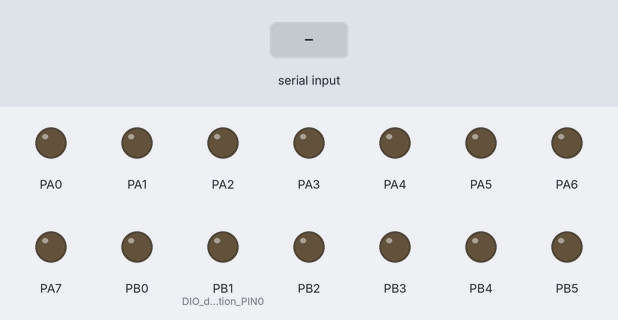
Recording of a program running on a simulated ATmega32, built with avr-gcc and emulated at 8 MHz. Shown: output pins drawn as LEDs (lit = HIGH). Inputs (shaded band) come from the test bench.

Above: at 1.2 s.
1.3 s: "1" received over Serial
At 2.5 s:
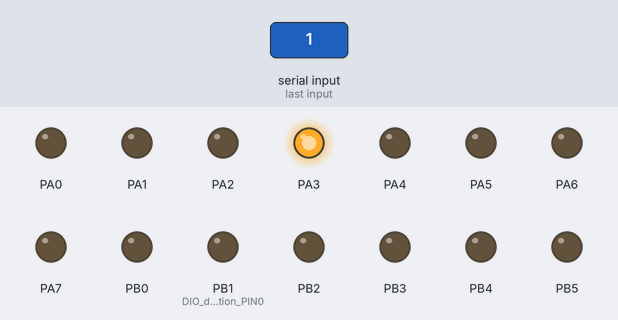
2.8 s: "0" received over Serial
At 3.9 s:
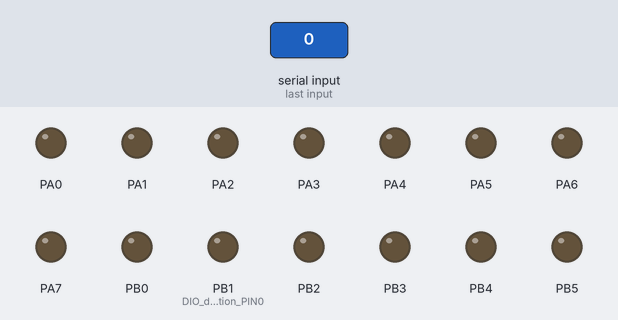
Timing chart, 0 to 5.8 s (numbered marks = the images above; inputs shaded):
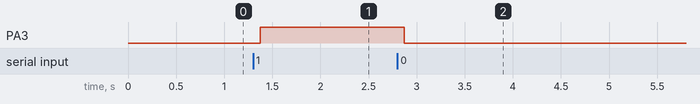

Measured:
- after the input at 1.3 s, PA3: LOW → HIGH after 0.07 s
- after the input at 2.8 s, PA3: HIGH → LOW after 0.07 s

The program:

main.c
```c
/*
 * main.c
 *
 *  Created on: Jul 6, 2020
 *      Author: a-m-m
 */
#include "STD_TYPES.h"
#include "BIT_MATHS.h"
#include "DIO_conf.h"
#include "DIO_int.h"
#include "avr/delay.h"
#include "USART_INT.h"
#include "DIO_PRIV.h"
#include "ADC.h"

#define F_CPU 8000000


void main() {

	DIO_INIT();

	USART_Init(51);

	//sending part
/*
	for (int i = 0; i < 8; ++i) {
		DIO_SET_PULLUP(i);
	}
	while(1){
		u8 data_SENDINIG = PINA;

		USART_Transmit(data_SENDINIG);
		_delay_ms(200);

	}*/


	 //receiving part
	while (1) {

		 u8 dat;
		 dat= USART_Receive();
		 u8 pin_number=((dat&0xf0)>>4);
		 u8 pin_value=(dat&1);
		 DIO_SET_PIN_value(pin_number,pin_value);

		_delay_ms(200);

	}


}
```

ADC.c
```c
/*
 * ADC.c
 *
 *  Created on: Mar 20, 2020
 *      Author: abdullah
 */

#include "STD_TYPES.h"
#include "BIT_MATHS.h"
#include "ADC.h"
#include "util/delay.h"
#include "avr/interrupt.h"

/*
ISR(ADC_vect)

{
	A;
}
*/

void ADC_INIT(ADC_PRESCALER cpy_adcPRE,ADC_V_REF cpy_V_ref)
{
	//set V referance for conviersion
	SET_BIT(ADCSRA,ADEN);
	SET_BIT(ADCSRA,ADIE);
	if(cpy_V_ref==ADC_AREF)
	{
		CLR_BIT(ADMUX,REFS0);
		CLR_BIT(ADMUX,REFS1);

	}
	else if(cpy_V_ref==ADC_AVCC)
	{
		CLR_BIT(ADMUX,REFS0);
		SET_BIT(ADMUX,REFS1);
	}
	else if(cpy_V_ref==ADC_Internal)
	{
			SET_BIT(ADMUX,REFS0);
			SET_BIT(ADMUX,REFS1);
	}
	/*
	//set adc pin
	if(cpy_input==ADC_ADC0)
	{
		CLR_BIT(ADMUX,MUX0);
		CLR_BIT(ADMUX,MUX1);
		CLR_BIT(ADMUX,MUX2);
		CLR_BIT(ADMUX,MUX3);
		CLR_BIT(ADMUX,MUX4);
	}
	else if(cpy_input==ADC_ADC1)
	{
		SET_BIT(ADMUX,MUX0);
		CLR_BIT(ADMUX,MUX1);
		CLR_BIT(ADMUX,MUX2);
		CLR_BIT(ADMUX,MUX3);
		CLR_BIT(ADMUX,MUX4);
	}
	else if(cpy_input==ADC_ADC2)
		{
			CLR_BIT(ADMUX,MUX0);
			SET_BIT(ADMUX,MUX1);
			CLR_BIT(ADMUX,MUX2);
			CLR_BIT(ADMUX,MUX3);
			CLR_BIT(ADMUX,MUX4);
		}
	else if(cpy_input==ADC_ADC3)
		{
			SET_BIT(ADMUX,MUX0);
			SET_BIT(ADMUX,MUX1);
			CLR_BIT(ADMUX,MUX2);
			CLR_BIT(ADMUX,MUX3);
			CLR_BIT(ADMUX,MUX4);
		}
	else if(cpy_input==ADC_ADC4)
		{
			CLR_BIT(ADMUX,MUX0);
			CLR_BIT(ADMUX,MUX1);
			SET_BIT(ADMUX,MUX2);
			CLR_BIT(ADMUX,MUX3);
			CLR_BIT(ADMUX,MUX4);
		}
	else if(cpy_input==ADC_ADC5)
		{
			SET_BIT(ADMUX,MUX0);
			CLR_BIT(ADMUX,MUX1);
			SET_BIT(ADMUX,MUX2);
			CLR_BIT(ADMUX,MUX3);
			CLR_BIT(ADMUX,MUX4);
		}
	else if(cpy_input==ADC_ADC6)
		{
			CLR_BIT(ADMUX,MUX0);
			SET_BIT(ADMUX,MUX1);
			SET_BIT(ADMUX,MUX2);
			CLR_BIT(ADMUX,MUX3);
			CLR_BIT(ADMUX,MUX4);
		}
	else if(cpy_input==ADC_ADC7)
		{
			SET_BIT(ADMUX,MUX0);
			SET_BIT(ADMUX,MUX1);
			SET_BIT(ADMUX,MUX2);
			CLR_BIT(ADMUX,MUX3);
			CLR_BIT(ADMUX,MUX4);
		}
		*/

	if (cpy_adcPRE==ADC_prescaler2)
	{
		CLR_BIT(ADCSRA,ADPS0);
		CLR_BIT(ADCSRA,ADPS1);
		CLR_BIT(ADCSRA,ADPS2);

	}
	else if (cpy_adcPRE==ADC_prescaler4)
	{
		CLR_BIT(ADCSRA,ADPS0);
		SET_BIT(ADCSRA,ADPS1);
		CLR_BIT(ADCSRA,ADPS2);
	}
	else if (cpy_adcPRE==ADC_prescaler8)
	{
			SET_BIT(ADCSRA,ADPS0);
			SET_BIT(ADCSRA,ADPS1);
			CLR_BIT(ADCSRA,ADPS2);
	}
	else if (cpy_adcPRE==ADC_prescaler16)
		{
			CLR_BIT(ADCSRA,ADPS0);
			CLR_BIT(ADCSRA,ADPS1);
			SET_BIT(ADCSRA,ADPS2);
		}
	else if (cpy_adcPRE==ADC_prescaler32)
		{
			SET_BIT(ADCSRA,ADPS0);
			CLR_BIT(ADCSRA,ADPS1);
			SET_BIT(ADCSRA,ADPS2);
		}
	else if (cpy_adcPRE==ADC_prescaler64)
		{
			CLR_BIT(ADCSRA,ADPS0);
			SET_BIT(ADCSRA,ADPS1);
			SET_BIT(ADCSRA,ADPS2);
		}
	else if (cpy_adcPRE==ADC_prescaler128)
		{
			SET_BIT(ADCSRA,ADPS0);
			SET_BIT(ADCSRA,ADPS1);
			SET_BIT(ADCSRA,ADPS2);
		}

}


u16 ADC_AnalogRead(ADC_inPIN_single cpy_input)
{

	u16 temp_an=0;
	u8  state_9bit=9 ,state_8bit=8 ;
	u8  ADLAR_RIGHT = 0;
	u8	ADLAR_LEFT =1;

	SET_BIT(ADCSRA,ADEN);
	//set adc pin
		if(cpy_input==ADC_ADC0)
		{
			CLR_BIT(ADMUX,MUX0);
			CLR_BIT(ADMUX,MUX1);
			CLR_BIT(ADMUX,MUX2);
			CLR_BIT(ADMUX,MUX3);
			CLR_BIT(ADMUX,MUX4);
		}
		else if(cpy_input==ADC_ADC1)
		{
			SET_BIT(ADMUX,MUX0);
			CLR_BIT(ADMUX,MUX1);
			CLR_BIT(ADMUX,MUX2);
			CLR_BIT(ADMUX,MUX3);
			CLR_BIT(ADMUX,MUX4);
		}
		else if(cpy_input==ADC_ADC2)
			{
				CLR_BIT(ADMUX,MUX0);
				SET_BIT(ADMUX,MUX1);
				CLR_BIT(ADMUX,MUX2);
				CLR_BIT(ADMUX,MUX3);
				CLR_BIT(ADMUX,MUX4);
			}
		else if(cpy_input==ADC_ADC3)
			{
				SET_BIT(ADMUX,MUX0);
				SET_BIT(ADMUX,MUX1);
				CLR_BIT(ADMUX,MUX2);
				CLR_BIT(ADMUX,MUX3);
				CLR_BIT(ADMUX,MUX4);
			}
		else if(cpy_input==ADC_ADC4)
			{
				CLR_BIT(ADMUX,MUX0);
				CLR_BIT(ADMUX,MUX1);
				SET_BIT(ADMUX,MUX2);
				CLR_BIT(ADMUX,MUX3);
				CLR_BIT(ADMUX,MUX4);
			}
		else if(cpy_input==ADC_ADC5)
			{
				SET_BIT(ADMUX,MUX0);
				CLR_BIT(ADMUX,MUX1);
				SET_BIT(ADMUX,MUX2);
				CLR_BIT(ADMUX,MUX3);
				CLR_BIT(ADMUX,MUX4);
			}
		else if(cpy_input==ADC_ADC6)
			{
				CLR_BIT(ADMUX,MUX0);
				SET_BIT(ADMUX,MUX1);
				SET_BIT(ADMUX,MUX2);
				CLR_BIT(ADMUX,MUX3);
				CLR_BIT(ADMUX,MUX4);
			}
		else if(cpy_input==ADC_ADC7)
			{
				SET_BIT(ADMUX,MUX0);
				SET_BIT(ADMUX,MUX1);
				SET_BIT(ADMUX,MUX2);
				CLR_BIT(ADMUX,MUX3);
				CLR_BIT(ADMUX,MUX4);
			}


		SET_BIT(ADCSRA,ADSC);

		while(GET_BIT(ADCSRA,ADSC)==1)
		{

		}
		if((GET_BIT(ADMUX,ADLAR))==ADLAR_RIGHT)
		{
			temp_an=ADCL|(ADCH<<8);

		}

		else if((GET_BIT(ADMUX,ADLAR)==ADLAR_LEFT))
		{
			temp_an=(ADCL1<<1)|(ADCL0)|(ADCH<<2);
		}

		// temp_an=ADCL|(GET_BIT(ADCH,ADCH0)<<state_8bit)|(GET_BIT(ADCH,ADCH1)<<state_9bit);
		//CLR_BIT(ADCSRA,ADEN);

		return temp_an;

}

void ADC_OFF()
{
	CLR_BIT(ADCSRA,ADEN);
}
```

ADC.h
```c
/*
 * ADC.h
 *
 *  Created on: Mar 20, 2020
 *      Author: abdullah rajab
 */

#ifndef ADC_H_
#define ADC_H_

#include "STD_TYPES.h"
#include "BIT_MATHS.h"

#define ADMUX 	*(volatile u8 *)(0x27)
#define ADCSRA 	*(volatile u8 *)(0x26)
#define ADCL 	*(volatile u8 *)(0x24)
#define ADCH 	*(volatile u8 *)(0x25)
#define SFIOR 	*(volatile u8 *)(0x50)

//AMUX BITS------------------
//Analog Channel and Gain Selection Bits
#define MUX0  0
#define MUX1  1
#define MUX2  2
#define MUX3  3
#define MUX4  4
//ADC Left Adjust Result
#define ADLAR 5
//Reference Selection Bits
#define REFS0 6
#define REFS1 7


//Register A   ADCSRA BITS
//ADC Prescaler Select Bits
 #define ADPS0	0
 #define ADPS1	1
 #define ADPS2	2
//ADC Interrupt Enable
 #define ADIE   3
//ADC Interrupt Flag
 #define ADIF	4
//ADC Auto Trigger Enable
 #define ADATE  5
//ADC Start Conversion
 #define ADSC   6
//ADC Enable
 #define ADEN   7


//ADCH BITS
#define ADCH0	0
#define ADCH1	1
#define ADCH2	2
#define ADCH3	3
#define ADCH4	4
#define ADCH5	5
#define ADCH6	6
#define ADCH7	7

//ADCL BITS
#define ADCL0	0
#define ADCL1	1
#define ADCL2	2
#define ADCL3	3
#define ADCL4	4
#define ADCL5	5
#define ADCL6	6
#define ADCL7	7


//SFIOR BITS
#define ADTS0   5
#define ADTS1	6
#define ADTS2	7

typedef enum
{
	ADC_AREF,
	ADC_AVCC,
	ADC_Internal
	}ADC_V_REF;

	typedef enum
	{
		ADC_ADC0,
		ADC_ADC1,
		ADC_ADC2,
		ADC_ADC3,
		ADC_ADC4,
		ADC_ADC5,
		ADC_ADC6,
		ADC_ADC7,
		}ADC_inPIN_single;


typedef enum
{
	ADC_prescaler2,
	ADC_prescaler4,
	ADC_prescaler8,
	ADC_prescaler16,
	ADC_prescaler32,
	ADC_prescaler64,
	ADC_prescaler128,
}ADC_PRESCALER;

typedef enum
{
	ADC_Free_run,
	ADC_Analog_comprator,
	ADC_EXT_Interrupt,
	ADC_Timer0_compare,
	ADC_Timer0_OVF,
	ADC_Timer_compareB,
	ADC_Timer1_OVF,
	ADC_Timer1_captureEVE
}ADC_Auto_Trigger_mode;

void ADC_INIT(ADC_PRESCALER cpy_adcPRE,ADC_V_REF cpy_V_ref);

u16 ADC_AnalogRead(ADC_inPIN_single cpy_input);

void ADC_Auto_Trigger();

void ADC_OFF();

#endif /* ADC_H_ */
```

USART_INT.h
```c
/*
 * USART_INT.h
 *
 *  Created on: Jul 16, 2020
 *      Author: a-m-m abdullah ragab
 */

#ifndef USART_INT_H_
#define USART_INT_H_

void USART_Init( unsigned int baud );

void USART_Transmit( unsigned char data );

unsigned char USART_Receive( void );


#endif /* USART_INT_H_ */
```

USART_PRIV.h
```c
/*
 * USART_PRIV.h
 *
 *  Created on: Jul 16, 2020
 *      Author: a-m-m abdullah ragab
 */

#ifndef USART_PRIV_H_
#define USART_PRIV_H_

#define URSEL 15
//#define URSEL 7

//UCSRC
//#define URSEL 7
#define UMSEL   6
#define	UPM1	5
#define UPM0	4
#define USBS	3
#define UCSZ1	2
#define UCSZ0	1
#define UCPOL	0


//UCSRB
#define RXCIE 7
#define TXCIE   6
#define	UDRIE	5
#define RXEN	4
#define TXEN	3
#define UCSZ2	2
#define RXB8	1
#define TXB8	0


//UCSRA
#define RXC 7
#define TXC   6
#define	UDRE	5
#define FE	4
#define DOR	3
#define PE	2
#define U2X	1
#define MPCM	0

#define UBRRH *(volatile u8*)(0x40)
#define UCSRC *(volatile u8*)(0x40)

#define UBRRL *(volatile u8*)(0x29)

#define UCSRB *(volatile u8*)(0x2A)

#define UCSRA *(volatile u8*)(0x2B)

#define UDR *(volatile u8*)(0x2C)

//#define UCSRB *(volatile u8*)(0x2A)

//#define UCSRB *(volatile u8*)(0x2A)

//#define UCSRB *(volatile u8*)(0x2A)


#endif /* USART_PRIV_H_ */
```

USART_PROG.c
```c
/*
 * USART_PROG.c
 *
 *  Created on: Jul 16, 2020
 *      Author: a-m-m abdullah ragab
 */
#include  "STD_TYPES.h"
#include  "BIT_MATHS.h"
#include "USART_INT.h"

#include 	"USART_PRIV.h"

void USART_Init(unsigned int baud) {
	/* Set baud rate */
	UBRRH = (u8) (baud >> 8);
	UBRRL = (u8) baud;
	/* Enable receiver and transmitter */
	UCSRB = (1 << RXEN) | (1 << TXEN);
	/* Set frame format: 8data, 2stop bit */
	UCSRC = (1 << URSEL) | (1 << USBS) | (3 << UCSZ0);
}


void USART_Transmit( unsigned char data )
{
/* Wait for empty transmit buffer */
while ( !( UCSRA & (1<<UDRE)) )
;
/* Put data into buffer, sends the data */
UDR = data;
}

unsigned char USART_Receive( void )
{
/* Wait for data to be received */
while ( !(UCSRA & (1<<RXC)) )
;
/* Get and return received data from buffer */
return UDR;
}
```

BIT_MATHS.h
```c
#ifndef BIT_MATH
	#define BIT_MATH
		#define SET_BIT(BYTE,Bit_NO) (BYTE) |= (1<<(Bit_NO))
		#define CLR_BIT(BYTE,Bit_NO) (BYTE) &= ~(1<<(Bit_NO))
		#define TOGGEL_BIT(BYTE,Bit_NO) (BYTE) ^= 1<<(Bit_NO)
		#define GET_BIT(BYTE,Bit_NO) ((BYTE>>Bit_NO)&(0x01))

		#define SET_BYTE(Byte) (Byte |=(0xFF))
		#define CLEAR_BYTE(Byte) (Byte &=(0x00))
		#define SET_NIBBLE_HIGH(Byte) (Byte |=(0xF0))
		#define SET_NIBBLE_LOW(Byte) (Byte |=(0x0F))
		#define CLEAR_NIBBLE_HIGH(Byte) (Byte &=(0x0F))
		#define CLEAR_NIBBLE_LOW(Byte) (Byte &=(0xF0))


		#define BIT_CONC(A7,A6,A5,A4,A3,A2,A1,A0)  CONC_HELP(A7,A6,A5,A4,A3,A2,A1,A0)
		#define CONC_HELP(A7,A6,A5,A4,A3,A2,A1,A0)  0b##A7##A6##A5##A4##A3##A2##A1##A0

#endif
```

DIO_PRG.c
```c
/*
 * DIO_PRG.c
 *
 *  Created on: Jul 6, 2020
 *      Author: a-m-m
 */
#include "STD_TYPES.h"
#include "BIT_MATHS.h"
#include "DIO_int.h"
#include  "DIO_conf.h"
#include  "DIO_PRIV.h"

//DIO_PIN31_DIRECTION
//initilaize pin directions
void DIO_INIT() {
	DDRA = BIT_CONC(DIO_direction_PIN0, DIO_direction_PIN1, DIO_direction_PIN2,
			DIO_direction_PIN3, DIO_direction_PIN4, DIO_direction_PIN5,
			DIO_direction_PIN6, DIO_direction_PIN7);
	DDRB = BIT_CONC(DIO_direction_PIN8, DIO_direction_PIN9, DIO_direction_PIN10,
			DIO_direction_PIN11, DIO_direction_PIN12, DIO_direction_PIN13,
			DIO_direction_PIN14, DIO_direction_PIN15);
	DDRC = BIT_CONC(DIO_direction_PIN16, DIO_direction_PIN17,
			DIO_direction_PIN18, DIO_direction_PIN19, DIO_direction_PIN20,
			DIO_direction_PIN21, DIO_direction_PIN22, DIO_direction_PIN23);
	DDRD = BIT_CONC(DIO_direction_PIN24, DIO_direction_PIN25,
			DIO_direction_PIN26, DIO_direction_PIN27, DIO_direction_PIN28,
			DIO_direction_PIN29, DIO_direction_PIN30, DIO_direction_PIN31);

}

void DIO_SET_PULLUP(u8 copy_pin_num) {
	if ((copy_pin_num <= PORTA_END) && (copy_pin_num >= PORTA_START)) {
		SET_BIT(PORTA, copy_pin_num);
	} else if ((copy_pin_num <= PORTB_END) && (copy_pin_num >= PORTB_START)) {
		SET_BIT(PORTB, (copy_pin_num-PORTA_SIZE));
	} else if ((copy_pin_num <= PORTC_END) && (copy_pin_num >= PORTC_START)) {
		SET_BIT(PORTC, (copy_pin_num-PORTA_SIZE-PORTB_SIZE));
	} else if ((copy_pin_num >= PORTD_START) && (copy_pin_num <= PORTD_END)) {
		SET_BIT(PORTD, (copy_pin_num-PORTA_SIZE-PORTB_SIZE-PORTC_SIZE));
	}
}

void DIO_DISABLE_PULLUP(u8 copy_pin_num) {
	if ((copy_pin_num <= PORTA_END) && (copy_pin_num >= PORTA_START)) {
		CLR_BIT(PORTA, copy_pin_num);

	} else if ((copy_pin_num <= PORTB_END) && (copy_pin_num >= PORTB_START)) {
		CLR_BIT(PORTB, (copy_pin_num-PORTA_SIZE));
	} else if ((copy_pin_num <= PORTC_END) && (copy_pin_num >= PORTC_START)) {
		CLR_BIT(PORTC, (copy_pin_num-PORTA_SIZE-PORTB_SIZE));
	} else if ((copy_pin_num >= PORTD_START) && (copy_pin_num <= PORTD_END)) {
		CLR_BIT(PORTD, (copy_pin_num-PORTA_SIZE-PORTB_SIZE-PORTC_SIZE));
	}
}

u8 DIO_u8_GET_PIN_value(u8 copy_pin_num) {
	u8 temp_pin_state;
	if ((copy_pin_num <= PORTA_END) && (copy_pin_num >= PORTA_START)) {
		temp_pin_state = GET_BIT(PINA, copy_pin_num);
		if (temp_pin_state == DIO_u8_HIGH)
			return DIO_u8_HIGH;
		else if (temp_pin_state == DIO_u8_LOW)
			return DIO_u8_LOW;
		else
			return NO_value_found;

	} else if ((copy_pin_num <= PORTB_END) && (copy_pin_num >= PORTB_START)) {
		temp_pin_state = GET_BIT(PINB, (copy_pin_num-PORTA_SIZE));
		if (temp_pin_state == DIO_u8_HIGH)
			return DIO_u8_HIGH;
		else if (temp_pin_state == DIO_u8_LOW)
			return DIO_u8_LOW;
		else
			return NO_value_found;
	} else if ((copy_pin_num <= PORTC_END) && (copy_pin_num >= PORTC_START)) {
		temp_pin_state = GET_BIT(PINC, (copy_pin_num-PORTA_SIZE-PORTB_SIZE));
		if (temp_pin_state == DIO_u8_HIGH)
			return DIO_u8_HIGH;
		else if (temp_pin_state == DIO_u8_LOW)
			return DIO_u8_LOW;
		else
			return NO_value_found;
	} else if ((copy_pin_num >= PORTD_START) && (copy_pin_num <= PORTD_END)) {
		temp_pin_state = GET_BIT(PIND,
				(copy_pin_num-PORTA_SIZE-PORTB_SIZE-PORTC_SIZE));
		if (temp_pin_state == DIO_u8_HIGH)
			return DIO_u8_HIGH;
		else if (temp_pin_state == DIO_u8_LOW)
			return DIO_u8_LOW;
		else
			return NO_value_found;
	} else {
		return NO_value_found;
	}
}

void DIO_SET_PIN_DIRECTION(u8 copy_pin_num, u8 copy_pin_direction) {

	if ((copy_pin_num <= PORTA_END) && (copy_pin_num >= PORTA_START)) {
		if (copy_pin_direction == DIO_u8_OUTPUT)
			SET_BIT(DDRA, copy_pin_num);

		else if (copy_pin_direction == DIO_u8_INPUT)
			CLR_BIT(DDRA, copy_pin_num);
	} else if ((copy_pin_num <= PORTB_END) && (copy_pin_num >= PORTB_START)) {
		if (copy_pin_direction == DIO_u8_OUTPUT)
			SET_BIT(DDRB, (copy_pin_num-PORTA_SIZE));

		else if (copy_pin_direction == DIO_u8_INPUT)
			CLR_BIT(DDRB, (copy_pin_num-PORTA_SIZE));
	} else if ((copy_pin_num <= PORTC_END) && (copy_pin_num >= PORTC_START)) {
		if (copy_pin_direction == DIO_u8_OUTPUT)
			SET_BIT(DDRC, (copy_pin_num-PORTA_SIZE-PORTB_SIZE));
		else if (copy_pin_direction == DIO_u8_INPUT)
			CLR_BIT(DDRC, (copy_pin_num-PORTA_SIZE-PORTB_SIZE));
	} else if ((copy_pin_num >= PORTD_START) && (copy_pin_num <= PORTD_END)) {
		if (copy_pin_direction == DIO_u8_OUTPUT)
			SET_BIT(DDRC, (copy_pin_num-PORTA_SIZE-PORTB_SIZE-PORTC_SIZE));

		else if (copy_pin_direction == DIO_u8_INPUT)
			CLR_BIT(DDRC, (copy_pin_num-PORTA_SIZE-PORTB_SIZE-PORTC_SIZE));

	}
}

void DIO_SET_PIN_value(u8 copy_pin_num, u8 copy_pin_value) {

	if ((copy_pin_num <= PORTA_END) && (copy_pin_num >= PORTA_START)) {
		if(copy_pin_value==DIO_u8_HIGH)
			SET_BIT(PORTA, copy_pin_num);
		else if(copy_pin_value==DIO_u8_LOW)
			CLR_BIT(PORTA, copy_pin_num);

	} else if ((copy_pin_num <= PORTB_END) && (copy_pin_num >= PORTB_START)) {
		if(copy_pin_value==DIO_u8_HIGH)
		SET_BIT(PORTB, (copy_pin_num-PORTA_SIZE));
		else if(copy_pin_value==DIO_u8_LOW)
			CLR_BIT(PORTB, (copy_pin_num-PORTA_SIZE));

	} else if ((copy_pin_num <= PORTC_END) && (copy_pin_num >= PORTC_START)) {
		if(copy_pin_value==DIO_u8_HIGH)
		SET_BIT(PORTC, (copy_pin_num-PORTA_SIZE-PORTB_SIZE));
		else if(copy_pin_value==DIO_u8_LOW)
			CLR_BIT(PORTC, (copy_pin_num-PORTA_SIZE-PORTB_SIZE));

	} else if ((copy_pin_num >= PORTD_START) && (copy_pin_num <= PORTD_END)) {
		if(copy_pin_value==DIO_u8_HIGH)
		SET_BIT(PORTD, (copy_pin_num-PORTA_SIZE-PORTB_SIZE-PORTC_SIZE));
		else if(copy_pin_value==DIO_u8_LOW)
			CLR_BIT(PORTD, (copy_pin_num-PORTA_SIZE-PORTB_SIZE-PORTC_SIZE));

	}
}
```

DIO_PRIV.h
```c
/*
 * DIO_PRIV.h
 *
 *  Created on: Jul 6, 2020
 *      Author: a-m-m
 */

#ifndef DIO_PRIV_H_
#define DIO_PRIV_H_

#define PORTA_START 0
#define PORTA_END 	7
#define PORTA_SIZE	8

#define PORTB_START 8
#define PORTB_END 	15
#define PORTB_SIZE	8

#define PORTC_START 16
#define PORTC_END 	23
#define PORTC_SIZE	8

#define PORTD_START 24
#define PORTD_END 	31
#define PORTD_SIZE	8

#define PORTA *(volatile u8 *)(0x3B)
#define PINA  *(volatile u8 *)(0x39)
#define DDRA  *(volatile u8 *)(0x3A)


#define PORTB *(volatile u8 *)(0x38)
#define PINB  *(volatile u8 *)(0x36)
#define DDRB  *(volatile u8 *)(0x37)


#define PORTC *(volatile u8 *)(0x35)
#define PINC  *(volatile u8 *)(0x33)
#define DDRC  *(volatile u8 *)(0x34)


#define PORTD *(volatile u8 *)(0x32)
#define PIND  *(volatile u8 *)(0x30)
#define DDRD  *(volatile u8 *)(0x31)


#endif /* DIO_PRIV_H_ */
```

DIO_conf.h
```c
/*
 * DIO_conf.h
 *
 *  Created on: Jul 5, 2020
 *      Author: a-m-m
 */

#ifndef DIO_CONF_H_
#define DIO_CONF_H_
#include "DIO_int.h"

//PORTA
#define DIO_direction_PIN0 		DIO_u8_OUTPUT
#define DIO_direction_PIN1      DIO_u8_OUTPUT
#define DIO_direction_PIN2      DIO_u8_OUTPUT
#define DIO_direction_PIN3      DIO_u8_OUTPUT
#define DIO_direction_PIN4      DIO_u8_OUTPUT
#define DIO_direction_PIN5      DIO_u8_OUTPUT
#define DIO_direction_PIN6      DIO_u8_OUTPUT
#define DIO_direction_PIN7      DIO_u8_OUTPUT

//PORTB
#define DIO_direction_PIN8      DIO_u8_OUTPUT
#define DIO_direction_PIN9      DIO_u8_OUTPUT
#define DIO_direction_PIN10     DIO_u8_OUTPUT
#define DIO_direction_PIN11     DIO_u8_OUTPUT
#define DIO_direction_PIN12     DIO_u8_OUTPUT
#define DIO_direction_PIN13     DIO_u8_OUTPUT
#define DIO_direction_PIN14     DIO_u8_OUTPUT
#define DIO_direction_PIN15     DIO_u8_OUTPUT

//PORTC
#define DIO_direction_PIN16     DIO_u8_OUTPUT
#define DIO_direction_PIN17     DIO_u8_OUTPUT
#define DIO_direction_PIN18     DIO_u8_OUTPUT
#define DIO_direction_PIN19     DIO_u8_OUTPUT
#define DIO_direction_PIN20     DIO_u8_OUTPUT
#define DIO_direction_PIN21     DIO_u8_OUTPUT
#define DIO_direction_PIN22     DIO_u8_OUTPUT
#define DIO_direction_PIN23     DIO_u8_OUTPUT

//PORTD
#define DIO_direction_PIN24     DIO_u8_OUTPUT
#define DIO_direction_PIN25     DIO_u8_OUTPUT
#define DIO_direction_PIN26     DIO_u8_OUTPUT
#define DIO_direction_PIN27     DIO_u8_OUTPUT
#define DIO_direction_PIN28     DIO_u8_OUTPUT
#define DIO_direction_PIN29     DIO_u8_OUTPUT
#define DIO_direction_PIN30     DIO_u8_OUTPUT
#define DIO_direction_PIN31     DIO_u8_OUTPUT


#endif /* DIO_CONF_H_ */
```

Source omitted: DIO_int.h (1479 bytes), STD_TYPES.h (314 bytes)
